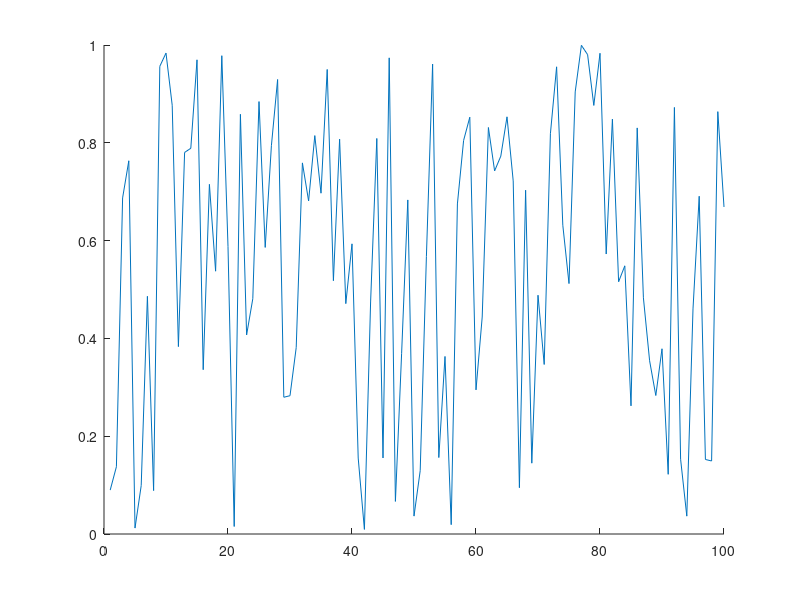

Reproduce this figure in MATLAB. (Note: this script raises an error after producing the figure.)
clc
close all
clear

if isfolder('pics') == 0
    mkdir('pics')
end

x = 1:100;
y = rand(100,1);
idxmin = find(y == max(y));
idxmax = find(y == min(y));
txt = ['\leftarrow y = ',int2str(max(y))];
hold on
plot(x,y)
plot(x,y,'o','MarkerIndices',[idxmin idxmax],'MarkerFaceColor','red','MarkerSize',5)
t = text(idxmax,y(idxmax),txt);
t.Color = [153/255 153/255 255/255];
hold off
legend('random plot [0:1]');
print -dpng ./pics/test.png
close
%% testing plot function
clc

x = [0:0.01:2*pi];
y = sin(x);
yCmp = cos(x);
string = 'My test plot';
p_title = 'test_print';
t="";

% test = myplot(x,y,string,p_title);
test2 = superplot(x,y,'plotName',"My super plot",'figureName',"super_plot");
test3 = superplot(x,y,'cmpYLegend',"cos(x)",'figureName',"cosxVsSinx",'cmpY',yCmp,'yLegend',"sin(x)",'yName',"Amplitude",'xName',"Samples NOT normalized to 2\pi", ...
    'plotName',"Plotting cos(x) against sin(x)");
close(test2);
close(test3);
test4 = superplot(x,y);

testV = ones(1,1);
testV(2) = 5;

%% testing MER loop
% clear
clc
close all
clear

idx = 1;
for i = 0:200
    if ( rem((i-1)/4,1)==0 )
        validLen(idx) = i;
        idx = idx+1;
    end
end

% Constants are double-precision by default; N=85 found nothing
vec = [85 105];

% for im
    
% for i = vec(1):0.01:vec(1)
%     fprintf("i is %d coefficients\n",i);
% end
    
% for i = 0:2:10
%     fprintf("i SHOULD be EVEN and is %d\n",i);
% end

%coefficients have to be even and divisible by span w/no remainder LOOK
%INTO THIS
%beta MUST be greater than 0
[MER_out, betaTX_out, betaRCV_out, coeff_out] = MER_opt('Nsps',4,'numCoeffs',vec,'betaTX',[0.1 0.0001 0.2],'betaRCV',[0.1 0.0001 0.2],'MER',50);
% [MER_out, betaTX_out, betaRCV_out, coeff_out] = MER_opt('Nsps',4,'numCoeffs',[25 77],'betaTX',[.01 0.01 .16],'betaRCV',[0.12 0.01 0.34],'MER',40);

% last = find(~MER_out,1);
fileID = fopen('GSM_parameters.txt','w');
cBeta = char(hex2dec('03b2'));
fprintf(fileID,'%10s %10s %10s %10s\r\n','MER', 'betaTX', 'betaRCV', 'length');
% A = [MER_out(1:last-1); betaTX_out(1:last-1); betaRCV_out(1:last-1); coeff_out(1:last-1)];
A = [MER_out; betaTX_out; betaRCV_out; coeff_out];
fprintf(fileID,'%10.6f %10.6f %10.6f %8.0f\r\n',A);
fclose(fileID);

% c_idx = find(coeff_out==121);
% max_121 = max(MER_out(c_idx(1):c_idx(end)));
% desired_121 = find(MER_out>=54.0679);

DONE = ones(10,1);
finish = sum(DONE(1:5));

%% MER calc
% clc
% clear all
% close all
% den = [-0.001473028462308   0.005666223150735  -0.019416661964618  -0.041188246018261   0.083990599017613  -0.169565530125065   0.900837427479342 ...
%     0.311842632473442  -0.140969388867244   0.099871376920441  -0.088049305611010   0.023834632003521  -0.009447343197004   0.002953619390284]
% 
% pk = 0.99924965776672958;
% 
% 10*log10(pk^2/sum(den.^2));

%% Measuring OOB requirements
clear 
close all
clc
cBeta = char(hex2dec('03b2'));

format long
% window designer from 0 to pi
% load('KaisWin.mat');
% load('windowKais101.mat');

% fileID = fopen('GSM_parameters_89-121_B1-0.001-2.txt'); %89-121.txt
% fileID = fopen('GSM_parameters_73-81.txt'); %73-81.txt
fileID = fopen('GSM_parameters_85-105_B1-0.0001-2.txt'); %85-105_B1-0.0001-2.txt
formatSpec = '%s';
N = 4;
C_text = textscan(fileID,formatSpec,N);
C_data0 = textscan(fileID,'%f %f %f %f');
fclose(fileID);


fileID = fopen('MOAP.txt','A');
cBeta = char(hex2dec('03b2'));
% ********************** Comment this out after first run ***********
fprintf(fileID,'%10s %10s %10s %10s %10s %10s %10s %10s %10s %10s \r\n','MER', 'betaTX', 'betaRCV', 'length', 'idx TX & RCV', 'OB1', 'OB2', 'OB3','b Kaiser','weight');

vTX_B=C_data0{1,2}.'; vRCV_B=C_data0{1,3}.'; vLen=C_data0{1,4}.';
% idx_89=find(vLen==89); idx_93=find(vLen==93); idx_97=find(vLen==97); idx_101=find(vLen==101); idx_109=find(vLen==109);  %89-121.txt
% idx_73=find(vLen==73); idx_81=find(vLen==93); idx_97=find(vLen==97); idx_101=find(vLen==101); idx_109=find(vLen==109);  %73-81.txt
idx_85=find(vLen==85); idx_89=find(vLen==89); idx_93=find(vLen==93); idx_97=find(vLen==97); idx_101=find(vLen==101); idx_109=find(vLen==109);  %85-105_B1-0.0001-2.txt

% #TX&RCV length; RCV rolloff here
% beta = 0.146600;  %trial 1
% N = 65;
% beta = 0.116400;    %trial 2
% N = 73;
% beta = 0.144400;   %trial 3
% N = 121;
% beta_Rcv = 0.188000;     %trial 18 i stop counting bruh
% N = 101;
% beta_Rcv = vRCV_B;     %trial 18 i stop counting bruh
% N = 93;


% digital angular frequency, w (rads/sample)
% w = [0:0.001:1000]/1000*pi; %0-0.5
w = [0:0.001:2000]/1000*pi; %one whole cycle

N = 93;
Nsps = 4;
span = (N-1)/4;
for bk = 0:0.1:2
% for bk = 0.3:0.1:0.3
% for bk = 0:0.01:2
% for bk = 1:1
% for bk = 2:0.1:2
    for idx_TXnRCV = idx_93(1):(idx_93(end))
%     for idx_TXnRCV = idx_93(4):(idx_93(5))
%     for idx_TXnRCV = idx_97(1):(idx_97(1))
%     for idx_TXnRCV = 505:513
        b_nom = vTX_B(idx_TXnRCV);
        beta_Rcv = vRCV_B(idx_TXnRCV);
        GSM = rcosdesign(beta_Rcv,span,Nsps);
        wn = kaiser(length(GSM), bk);
%         wn = WinKaiser;
%         h_TX = GSM.*wn.';
        h_TX = rcosdesign(b_nom,span,Nsps).*wn.';
        h_GSM = GSM;

        % SRRC is a square root nyquist filter; firpm also
        % creates a sqrt nyquist filter
        M=N-1; Nsps=4; span=M/Nsps;
        fc=1/2/Nsps; fp=(1-b_nom)*fc; fs=(1+b_nom)*fc;
        fb = [0 fp fc fc fs .5]*2;
        a = [1 1 1/sqrt(2) 1/sqrt(2) 0 0];
        % wght vector needs to 2.4535 for passband
        wght = [2.4535 1 20];   %10 for N=97; 20 for N=91-89; 40 for N>90
        h_pps = firpm(M,fb,a,wght);

        % window
        h_pps = h_pps.*wn.';
    %     h_pps = h_pps;

        % estimate order of SR Nyquist filter | ford=fb(2:end-1);aord=[1 1/sqrt(2) 0];sb=10^(-58/20);dev=[sb 0.02 sb];M_est=firpmord(ford,aord,dev);
        H_srrc = freqz(h_TX,1,w); H_pps = freqz(h_pps,1,w);

        % mag_H = 20*log10(abs(H));
        sam_r8 = 6.25;
        mag_H = 20*log10(abs(H_pps));
        bb_bnd=(1+.12)/2/Nsps; OB1_bnd=bb_bnd+(.22/sam_r8); OB2_bnd=OB1_bnd+(1.53/sam_r8); OB3_bnd=OB2_bnd+(1.75/sam_r8);
        baseband_ind = find( w/2/pi <= bb_bnd);
        OB1_ind = find(w/2/pi>bb_bnd & w/2/pi<=OB1_bnd);
        OB2_ind = find(w/2/pi > OB1_bnd & w/2/pi <= OB2_bnd);
        OB3_ind = find(w/2/pi > OB2_bnd & w/2/pi <= OB3_bnd);

        conv2mW = @(x) 10.^(x/20);
        conv2dBm =  @(x) 20.*log10(x);

        % For power, do i need to account for limits of SA
        spec_mW = sum(conv2mW(mag_H));
        bb_mW = sum(conv2mW(mag_H(baseband_ind(1):baseband_ind(end))));
        OB1_mW = sum(conv2mW(mag_H(OB1_ind(1):OB1_ind(end))));
        OB2_mW = sum(conv2mW(mag_H(OB2_ind(1):OB2_ind(end))));
        OB3_mW = sum(conv2mW(mag_H(OB3_ind(1):OB3_ind(end))));

        spec_dBm = conv2dBm(spec_mW);
        bb_dBm = conv2dBm(bb_mW);
        OB1_dBm = conv2dBm(OB1_mW);
        OB2_dBm = conv2dBm(OB2_mW);
        OB3_dBm = conv2dBm(OB3_mW);

        OB1_58 = bb_dBm-OB1_dBm;
        OB2_60 = bb_dBm-OB2_dBm;
        OB3_63 = bb_dBm-OB3_dBm;

        % can cascade firpm sqrt w/srrc, center coeff
        % isn't one BUT even symmetric
        cascade = conv(h_pps,GSM);
        cascade_SRRC = conv(GSM,GSM);

        num = cascade(N);
        den = zeros(floor(length(cascade)/Nsps),1);
        idx = 1;
        cnt = 0;
        for i = 1:length(cascade)
            if cnt == 0 && i ~= N
                den(idx) = cascade(i);
                cnt = cnt + 1;
                idx = idx + 1;
            elseif cnt >= Nsps-1
                cnt = 0;
            else
                cnt = cnt + 1;
            end
        end
        MER_theo = 10*log10( num^2/sum(den.^2) );
%         future considerations append to txtfile
        if OB1_58 > 58 && OB2_60 > 60 && OB3_63 > 63 && MER_theo >= 40
            fprintf("\n*************MET SPEC*************************\n");
            fprintf("TX's %s: %1.4f | RCV's %s: %1.4f | idx TX & RCV: %d\n",cBeta,b_nom,cBeta,beta_Rcv,idx_TXnRCV);
            fprintf("OB1: %2.6f | OB2: %2.6f | OB3: %2.6f | MER: %2.6f | Bk: %2.4f | Beta nominal: %2.4f | \n",OB1_58,OB2_60,OB3_63,MER_theo,bk, b_nom);
            fprintf("baseband bnd frequency: %2.4f | OB1 bnd frequency: %2.4f | OB2 bnd frequency: %2.4f | OB3 bnd frequency: %2.4f |\n", bb_bnd, OB1_bnd, OB2_bnd, OB3_bnd);
            fprintf("weight: ");disp(wght);
%             fprintf('MER', 'betaTX', 'betaRCV', 'length', 'idx TX & RCV', 'OB1', 'OB2', 'OB3','beta Kaiser','weight');
            A=[MER_theo, b_nom, beta_Rcv, N, idx_TXnRCV, OB1_58, OB2_60, OB3_63, bk, wght(3)];
            fprintf(fileID,'%10.6f %10.6f %10.6f %10d %10d %10.6f %10.6f %10.6f %10.6f %10d \r\n',A);
        end
    end
end
fclose(fileID);

TX_MR = superplot(w/2/pi,20*log10(abs(H_pps)),'plotName',"Magnitude Response of PPS",'figureName',"PracticalPSResp",'yName',"Magnitude (dB)",...
    'xName',"Frequency (cycles/sample)",'yLegend',"SQRT FIRPM",'cmpY',20*log10(abs(H_srrc)),'cmpYLegend',"SRRC",...
    'plotAxis',[0 w(end)/2/pi -150 10]);
hold on
% OOB requirement 1
plot([bb_bnd bb_bnd],[-200 -58],'--k');
plot([bb_bnd OB1_bnd],[-58 -58],'--k');
plot([OB1_bnd OB1_bnd],[-200 -58],'--k');
% OOB requirement 2
plot([OB1_bnd OB1_bnd],[-200 -60],':R');
plot([OB1_bnd OB2_bnd],[-60 -60],':R');
plot([OB2_bnd OB2_bnd],[-200 -60],':R');
% OOB requirement 3
plot([OB2_bnd OB2_bnd],[-200 -63],'g');
plot([OB2_bnd OB3_bnd],[-63 -63],'g');
plot([OB3_bnd OB3_bnd],[-200 -63],'g');
legend('Sqrt firpm','SRRC','OB1','OB1','OB1','OB2','OB2','OB2','OB3','OB3','OB3');
hold off
location = strcat('./pics/','PracticalPSResp','.png');
print(TX_MR, '-dpng', location);
% close(TX_MR);

% scale desired coefficients
maxi = sum(abs(h_pps));
scaling = (1-2^-17)/maxi;

h_pps_1s17= round(h_pps*scaling*2^17);
if sum(abs(h_pps_1s17/2^17) > 1-2^-17)
    fprintf("Error need to scaled down h_pps more\n");
    return
end

h_pps_coeffs = unique(h_pps_1s17,'stable');


%% Test cascade
clear 
% close all
clc

coeff = 65;
Nsps = 4;
beta_Rcv = 0.146600;

span = (coeff-1)/Nsps;
rcv = rcosdesign(beta_Rcv, span, Nsps);

% SR Nyquist filter
bb = 2.0; spans = 25;
M = coeff-1;
fc = 1/(2*Nsps);fp=(1-.12)*fc; fs=(1+.12)*fc;
fb = [0 fp fc fc fs .5]*2;
a = [1 1 1/sqrt(2) 1/sqrt(2) 0 0];
wght = [2.4535 1 1];
h_pps=firpm(M,fb,a,wght);
w = [0:0.001:1000]/1000*pi;
wnNorm=kaiser(coeff,2.0);
wnGr=kaiser(coeff,3);
wnLT=kaiser(coeff,1);

H_pps = freqz(h_pps,1,w);
H_ppsGrBk=freqz( conv(h_pps,wnGr),1,w );
H_ppsNormBk=freqz( conv(h_pps,wnNorm),1,w );
H_ppsLTBk=freqz( conv(h_pps,wnLT),1,w );

figName="PPS_with_65coeffs";
pps_plot = superplot(w/2/pi,20*log10(abs(H_pps)),'cmpY',20*log10(H_ppsNormBk),'figureName',figName,...
    'plotAxis',[0 0.5 -100 40]);
hold on
plot(w/2/pi,20*log10(abs(H_ppsGrBk)),"-.g");
plot(w/2/pi,20*log10(abs(H_ppsLTBk)),"--m");
legend('beta=0','beta=2.0','beta=3','beta=1');
hold off
location = strcat('./pics/',figName,'.png');
print(pps_plot, '-dpng', location);

% Too much theory to figure out MER for LPF

%% Test PPS_opt
% clc
% clear 
% close all
% 
% % Constants are double-precision by default
% vec = [65 129];
% 
% [MER_out, betaTX_out, betaRCV_out, coeff_out, betaKais_out] = PPS_opt('Nsps',4,...
%     'numCoeffs',vec,'betaTX',[0 0.001 0.2],'betaRCV',[0.12 0.01 0.12],'MER',40,'betaKais',[0 0.01 10]);

%% File IO
clear all
close all
clc

fileID = fopen('GSM_parameters_SRRC.txt');
formatSpec = '%s';
N = 4;
C_text = textscan(fileID,formatSpec,N);
C_data0 = textscan(fileID,'%f %f %f %f');
fclose(fileID);

%% Designing polyphase filter
clear;close all;clc; load('validLen.mat');

beta_Rcv=0.12; N=21; Nsps=4; span=(N-1)/4;

% rcv = rcosdesign(beta,span, Nsps);
load('rcv.mat');
worse_case_output = sum(abs(rcv));
scaling = (1-2^-17)/worse_case_output;
rcv_1s17=round( rcv*scaling*2^17 );tx=rcv;

sym_mults=round(length(rcv)/2);
poly_mults=sym_mults/Nsps;

%% Testing roll off cascaded
clc; clear; close all;

N=41; Nsps=4; span=(N-1)/4;

rcv = rcosdesign(0.1,span, Nsps); tx = rcosdesign(0.08,span, Nsps);
cascade=conv(rcv,tx);

figure(1);
hold on
title('Different beta');
stem(1:N,rcv);
stem(1:N,tx)
stem(1:2*N-1,cascade);
legend('RCV','TX','Cascade'); grid;
hold off

figure(2);
hold on
title('Same beta');
stem(1:N,rcv);
stem(1:2*N-1,conv(rcv,rcv));
legend('RCV','Cascade'); grid;
hold off

% SRRC is a square root nyquist filter; firpm also
% creates a sqrt nyquist filter
M=N-1; Nsps=4; span=M/Nsps; b_nom=0.1;
fc=1/2/Nsps; fp=(1-b_nom)*fc; fs=(1+b_nom)*fc;
fb = [0 fp fc fc fs .5]*2;
a = [1 1 1/sqrt(2) 1/sqrt(2) 0 0];
% wght vector needs to 2.4535 for passband
wght = [2.4535 1 1];
tx_pm = firpm(M,fb,a,wght);
cascade_pm = conv(tx_pm,rcv);
cascade_rcv = conv(rcv,rcv);

figure(3);
subplot(2,1,1);
hold on
stem(1:N,tx_pm);
stem(1:2*N-1,cascade_pm);
title('firpm');
hold off
subplot(2,1,2);
hold on
stem(1:N,rcv);
stem(1:2*N-1,cascade_rcv);
title('traditional RC');
hold off
% legend('RCV','TX','Cascade'); grid;

figure(4)
stem(1:31,rcosdesign(0.25,(31-1)/4,4));

%% Polyphase Time-SHaring Decimator design
clear
clc
format longG
srrc = round(rcosdesign(0.2,(93-1)/4,4).'*2^17);

N=93;
a_sym_mults = round(N/2);
a_poly_mults = round(a_sym_mults/4);
a_time_share_mults = round(a_poly_mults/4); % use 4x faster clk to do operation

out_ds = zeros(N,N); out_ds(1,1)=1;

% let row=sample & col=y_ds
for row=1:N
    for col=1:N
%         fprintf("row: %d | col: %d | val: %d\n",row,col,row*col);
%         out_ds(row,col)=row*col;
        if row==col&&col==1
%             fprintf("row: %d | col: %d | val: %d\n",row,col,1);
            out_ds(row,col)=row*col;
        elseif col==1&&row~=1
%             fprintf("row: %d | col: %d | val: %d\n",row,col,out_ds(row-1,col)+1);
            out_ds(row,col)=out_ds(row-1,col)+1;
        else
%             fprintf("row: %d | col: %d | val: %d\n",row,col,out_ds(row,col-1)-1);
                if out_ds(row,col-1)-1>0
                    out_ds(row,col)=out_ds(row,col-1)-1;
                else
                    out_ds(row,col)=0;
                end
        end
    end
end

for row=1:N
    for col=1:N
        if out_ds(row,col)==0 || out_ds(row,col)>round(N/2)
            N=N;
        elseif out_ds(row,col)==1
            fprintf("y%dh%d\n",col,out_ds(row,col));
        else
            fprintf("y%dh%d ",col,out_ds(row,col));
        end
    end
end

%% Test append
fileID = fopen('append.txt','A');
cBeta = char(hex2dec('03b2'));
fprintf(fileID,'%10s %10s %10s %10s\r\n','MER', 'betaTX', 'betaRCV', 'length');
% A = [MER_out(1:last-1); betaTX_out(1:last-1); betaRCV_out(1:last-1); coeff_out(1:last-1)];
MER_out=[1 2 3 4]; betaTX_out=1:4; betaRCV_out=1:4; coeff_out=1:4;
A = [MER_out; betaTX_out; betaRCV_out; coeff_out];
for i=1:4
    fprintf(fileID,'%10.6f %10.6f %10.6f %8.0f\r\n',A(i,i));
end
fclose(fileID);
